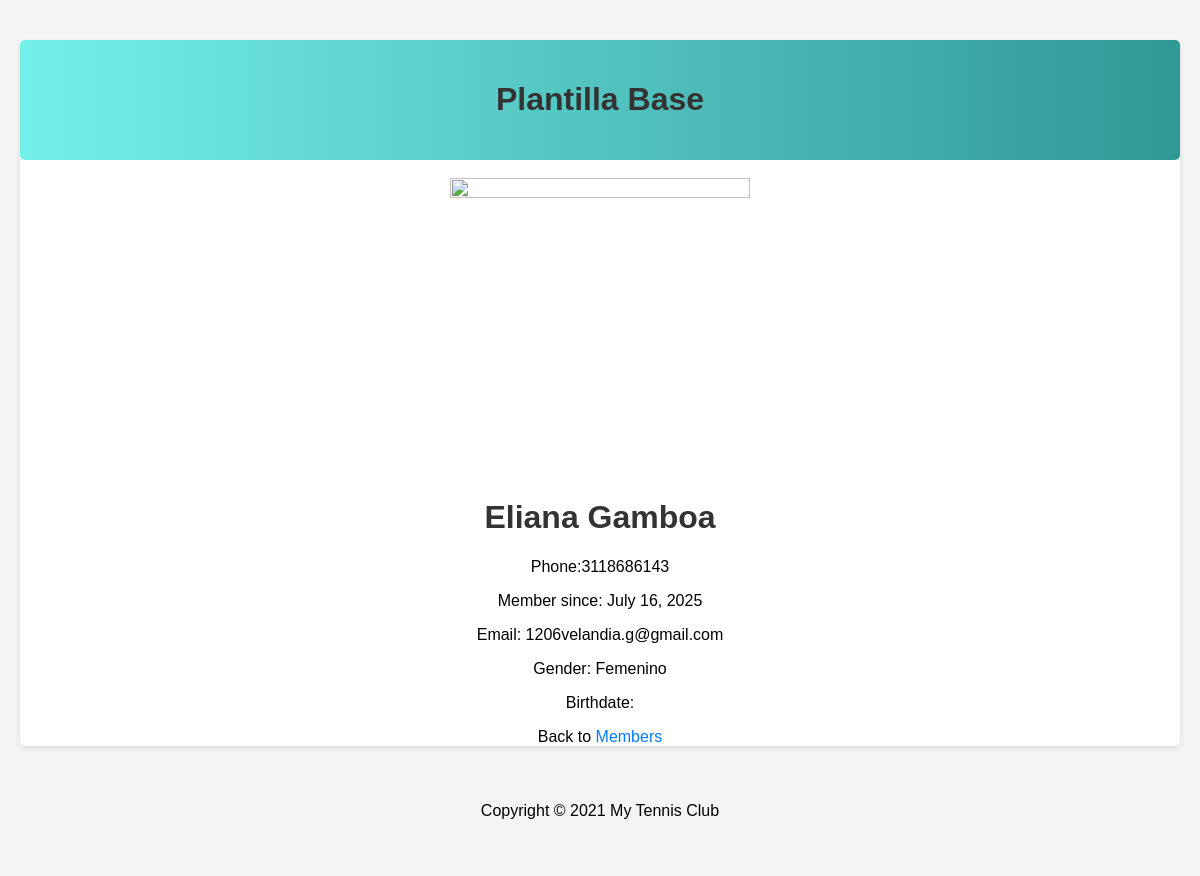
The app's page /members/details/2 with its own data.
### members/models.py (models this page shows, shortened)
class Member(models.Model):
    firstname = models.CharField(max_length=255)
    lastname = models.CharField(max_length=255)
    phone = models.IntegerField(null=True)
    joined_date = models.DateField(null=True)
    gender = models.CharField(max_length=255, null=True)
    birth_date = models.DateField(null=True)
    email = models.EmailField(max_length=255, null=True)

### members/views.py (the view)
# urls.py: path('members/details/<int:id>', views.details, name='details'),
def details(request, id):
    mymember = Member.objects.get(id=id)
    template = loader.get_template('details.html')
    context = {
        'mymember': mymember,
    }
    return HttpResponse(template.render(context, request))

### members/templates/details.html (shortened to what this page needs)
        {% extends "master.html" %}
        {% block content %}
        <h1>{{ mymember.firstname }} {{ mymember.lastname }}</h1>
        <p>Phone:{{ mymember.phone }}</p>
        <p>Member since: {{ mymember.joined_date }}</p>
        <p>Email: {{ mymember.email }}</p>
        <p>Gender: {{ mymember.gender }}</p>
        <p>Birthdate: {{ mymember.birthdate }}</p>
        <p>Back to <a href="/members">Members</a></p>
        {% endblock %}

### members/templates/master.html (style rules this page uses)
body { font-family: Arial, sans-serif; background-color: #f4f4f4; margin: 0; padding: 20px; }
h1 { color: #333; text-align: center; }
a { text-decoration: none; color: #007BFF; }

### records on screen
Member: firstname "Eliana", lastname "Gamboa", phone "3118686143", joined_date "July 16, 2025", email "1206velandia.g@gmail.com", gender "Femenino"
